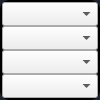
                              <widget class="QFrame" name="frame_pml_display_select">
                               <property name="maximumSize">
                                <size>
                                 <width>100</width>
                                 <height>16777215</height>
                                </size>
                               </property>
                               <property name="styleSheet">
                                <string notr="true">QFrame{
border: 2px solid black;
border-radius: 10px;
background-color: rgb(29,34, 44);
}</string>
                               </property>
                               <property name="frameShape">
                                <enum>QFrame::StyledPanel</enum>
                               </property>
                               <property name="frameShadow">
                                <enum>QFrame::Raised</enum>
                               </property>
                               <layout class="QVBoxLayout" name="verticalLayout_21">
                                <property name="spacing">
                                 <number>0</number>
                                </property>
                                <property name="leftMargin">
                                 <number>0</number>
                                </property>
                                <property name="topMargin">
                                 <number>0</number>
                                </property>
                                <property name="rightMargin">
                                 <number>0</number>
                                </property>
                                <property name="bottomMargin">
                                 <number>0</number>
                                </property>
                                <item>
                                 <widget class="QComboBox" name="cbx_pml_display_a">
                                  <property name="maximumSize">
                                   <size>
                                    <width>16777215</width>
                                    <height>54</height>
                                   </size>
                                  </property>
                                 </widget>
                                </item>
                                <item>
                                 <widget class="QComboBox" name="cbx_pml_display_b">
                                  <property name="maximumSize">
                                   <size>
                                    <width>16777215</width>
                                    <height>54</height>
                                   </size>
                                  </property>
                                 </widget>
                                </item>
                                <item>
                                 <widget class="QComboBox" name="cbx_pml_display_c">
                                  <property name="maximumSize">
                                   <size>
                                    <width>16777215</width>
                                    <height>54</height>
                                   </size>
                                  </property>
                                 </widget>
                                </item>
                                <item>
                                 <widget class="QComboBox" name="cbx_pml_display_d">
                                  <property name="maximumSize">
                                   <size>
                                    <width>16777215</width>
                                    <height>54</height>
                                   </size>
                                  </property>
                                 </widget>
                                </item>
                               </layout>
                              </widget>
